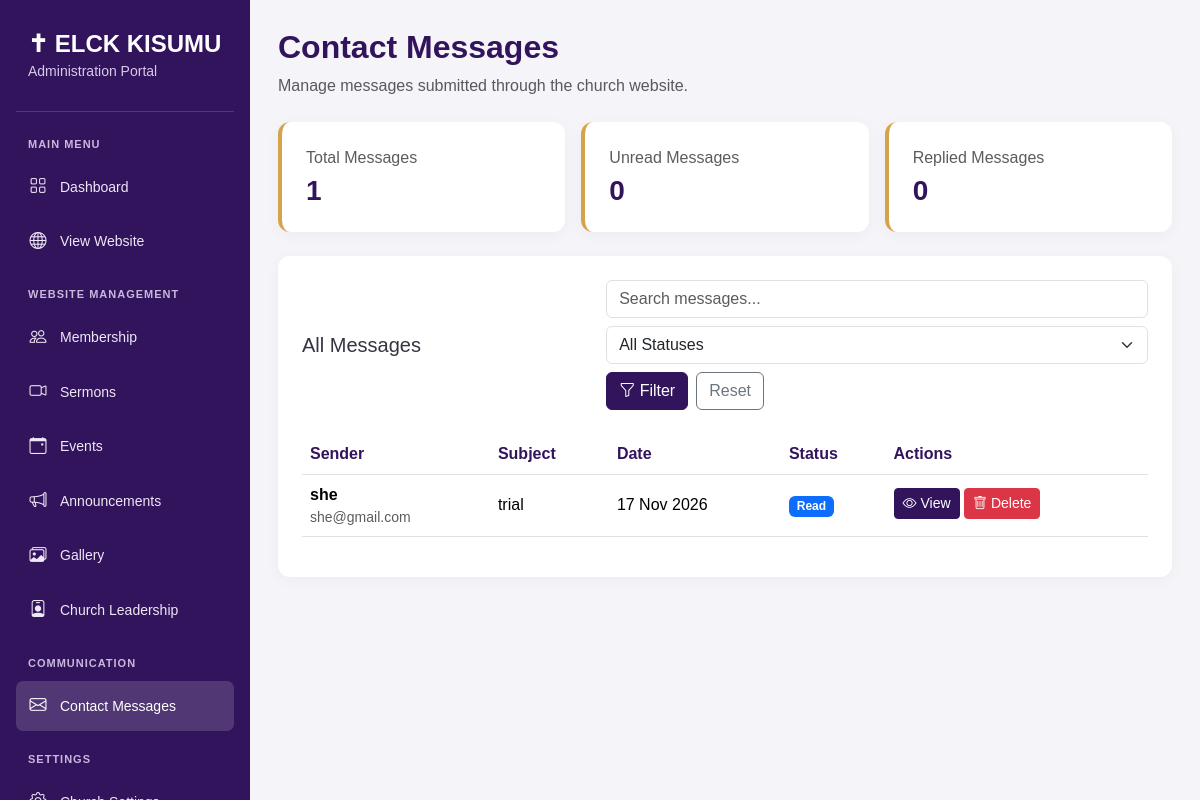
The page /admin/messages.php (signed in) on the database its author committed.
### tables this page shows
CREATE TABLE `contact_messages` (
  `id` int(11) NOT NULL,
  `full_name` varchar(150) NOT NULL,
  `email` varchar(150) NOT NULL,
  `phone` varchar(30) DEFAULT NULL,
  `subject` varchar(200) NOT NULL,
  `message` text NOT NULL,
  `status` enum('unread','read','replied') DEFAULT 'unread',
  `created_at` timestamp NOT NULL DEFAULT current_timestamp()
);

### admin/messages.php (the view, shortened to what this page needs)
<?php
require_once 'auth.php';
function e($value) {
    return htmlspecialchars((string)$value, ENT_QUOTES, 'UTF-8');
}
$search = trim($_GET['search'] ?? '');
$sql = "SELECT * FROM contact_messages WHERE 1=1";
$params = [];
$sql .= " ORDER BY created_at DESC";
$stmt = $pdo->prepare($sql);
$stmt->execute($params);
$messages = $stmt->fetchAll();
$totalMessages = (int)$pdo->query(
    "SELECT COUNT(*) FROM contact_messages"
)->fetchColumn();
$unreadMessages = (int)$pdo->query(
    "SELECT COUNT(*) FROM contact_messages WHERE status = 'unread'"
)->fetchColumn();
$repliedMessages = (int)$pdo->query(
    "SELECT COUNT(*) FROM contact_messages WHERE status = 'replied'"
)->fetchColumn();
?>
<!DOCTYPE html>
<html lang="en">
<head>
    <link href="https://cdn.jsdelivr.net/npm/bootstrap@5.3.3/dist/css/bootstrap.min.css"
          rel="stylesheet">
    <link rel="stylesheet"
          href="https://cdn.jsdelivr.net/npm/bootstrap-icons@1.11.3/font/bootstrap-icons.min.css">
</head>
<body>
<aside class="sidebar">
    <div class="sidebar-brand">
        <h4>✝ ELCK KISUMU</h4>
        <small>Administration Portal</small>
    </div>
    <div class="sidebar-label">MAIN MENU</div>
    <a href="index.php">
        <i class="bi bi-grid"></i> Dashboard
    </a>
    <a href="../index.php" target="_blank">
        <i class="bi bi-globe"></i> View Website
    </a>
    <div class="sidebar-label">WEBSITE MANAGEMENT</div>
    <a href="members.php">
        <i class="bi bi-people"></i> Membership
    </a>
    <a href="sermons.php">
        <i class="bi bi-camera-video"></i> Sermons
    </a>
    <a href="events.php">
        <i class="bi bi-calendar-event"></i> Events
    </a>
    <a href="announcements.php">
        <i class="bi bi-megaphone"></i> Announcements
    </a>
    <a href="gallery.php">
        <i class="bi bi-images"></i> Gallery
    </a>
    <a href="leadership.php">
        <i class="bi bi-person-badge"></i> Church Leadership
    </a>
    <div class="sidebar-label">COMMUNICATION</div>
    <a href="messages.php" class="active">
        <i class="bi bi-envelope"></i> Contact Messages
    </a>
    <div class="sidebar-label">SETTINGS</div>
    <a href="settings.php">
        <i class="bi bi-gear"></i> Church Settings
    </a>
</aside>
<main class="main-content">
    <div class="page-heading mb-4">
        <h2>Contact Messages</h2>
        <p class="text-muted mb-0">
            Manage messages submitted through the church website.
        </p>
    </div>
    <div class="row g-3 mb-4">
        <div class="col-md-4">
            <div class="stat-card">
                <p class="text-muted mb-1">Total Messages</p>
                <h3><?= $totalMessages ?></h3>
            </div>
        </div>
        <div class="col-md-4">
            <div class="stat-card">
                <p class="text-muted mb-1">Unread Messages</p>
                <h3><?= $unreadMessages ?></h3>
            </div>
        </div>
        <div class="col-md-4">
            <div class="stat-card">
                <p class="text-muted mb-1">Replied Messages</p>
                <h3><?= $repliedMessages ?></h3>
            </div>
        </div>
    </div>
    <div class="panel">
        <div class="d-flex flex-wrap justify-content-between align-items-center gap-3 mb-4">
            <h5 class="mb-0">All Messages</h5>
            <form method="GET" class="d-flex flex-wrap gap-2">
                <input type="text" name="search" class="form-control"
                       placeholder="Search messages..."
                       value="<?= e($search) ?>">
                <select name="status" class="form-select">
                    <option value="">All Statuses</option>
                </select>
                <button class="btn btn-purple" type="submit">
                    <i class="bi bi-funnel"></i> Filter
                </button>
                <a href="messages.php" class="btn btn-outline-secondary">
                    Reset
                </a>
            </form>
        </div>
        <div class="table-responsive">
            <table class="table table-hover align-middle">
                <thead>
                    <tr>
                        <th>Sender</th>
                        <th>Subject</th>
                        <th>Date</th>
                        <th>Status</th>
                        <th>Actions</th>
                    </tr>
                </thead>
                <tbody>
                <?php if ($messages): ?>
                    <?php foreach ($messages as $msg): ?>
                        <tr>
                            <td>
                                <strong><?= e($msg['full_name']) ?></strong>
                                <div class="small text-muted">
                                    <?= e($msg['email']) ?>
                                </div>
                            </td>
                            <td><?= e($msg['subject']) ?></td>
                            <td>
                                <?= e(date(
                                    'd M Y',
                                    strtotime($msg['created_at'])
                                )) ?>
                            </td>
                            <td>
                                <?php if ($msg['status'] === 'unread'): ?>
                                    <span class="badge bg-danger">Unread</span>
                                <?php elseif ($msg['status'] === 'read'): ?>
                                    <span class="badge bg-primary">Read</span>
                                <?php else: ?>
                                    <span class="badge bg-success">Replied</span>
                                <?php endif; ?>
                            </td>
                            <td>
                                <a href="messages.php?view=<?= (int)$msg['id'] ?>"
                                   class="btn btn-sm btn-purple mb-1">
                                    <i class="bi bi-eye"></i> View
                                </a>
                                <form method="POST" class="d-inline"
                                      onsubmit="return confirm('Permanently delete this message?')">
                                    <button type="submit"
                                            class="btn btn-sm btn-danger mb-1">
                                        <i class="bi bi-trash"></i> Delete
                                    </button>
                                </form>
                            </td>
                        </tr>
                    <?php endforeach; ?>
                <?php endif; ?>
                </tbody>
            </table>
        </div>
    </div>
</main>
</body>
</html>

### admin/messages.php (style rules this page uses)
:root { --purple: #32145c; --purple-light: #684594; --gold: #d6a448; --background: #f5f4f8; --text: #383341; }
* { box-sizing: border-box; }
body { margin: 0; background: var(--background); color: var(--text); font-family: Arial, sans-serif; }
.sidebar { position: fixed; top: 0; bottom: 0; left: 0; width: 250px; padding: 25px 16px; background: var(--purple); color: #fff; overflow-y: auto; z-index: 1000; }
.sidebar-brand { padding: 5px 12px 28px; border-bottom: 1px solid rgba(255,255,255,.15); margin-bottom: 24px; }
.sidebar-brand h4 { font-weight: 700; margin: 0; color: #fff; }
.sidebar-brand small { color: #d8c9e7; }
.sidebar-label { color: #c9b8dc; font-size: 11px; font-weight: 700; letter-spacing: 1px; padding: 0 12px; margin: 20px 0 10px; }
.sidebar a { display: flex; align-items: center; gap: 12px; color: #eee7f5; text-decoration: none; padding: 12px; border-radius: 7px; margin-bottom: 5px; font-size: 14px; transition: background .2s ease, color .2s ease; }
.sidebar a:hover, .sidebar a.active { background: rgba(255,255,255,.15); color: #fff; }
.sidebar a i { font-size: 17px; width: 20px; text-align: center; }
.main-content { margin-left: 250px; padding: 28px; min-height: 100vh; }
.page-heading h2 { color: var(--purple); font-weight: 700; }
.stat-card, .panel { background: #fff; border-radius: 12px; padding: 24px; box-shadow: 0 3px 15px rgba(0,0,0,.04); }
.stat-card { height: 100%; border-left: 4px solid var(--gold); }
.stat-card h3 { color: var(--purple); font-weight: 700; margin-bottom: 0; }
.panel { margin-bottom: 25px; }
.btn-purple { background: var(--purple); color: #fff; border-color: var(--purple); }
.table thead th { color: var(--purple); white-space: nowrap; }

### rows shown on the page
contact_messages: full_name "she", email "she@gmail.com", subject "trial", created_at "17 Nov 2026", status "Read"

### other values the page prints
$totalMessages "1"
$unreadMessages "0"
$repliedMessages "0"
